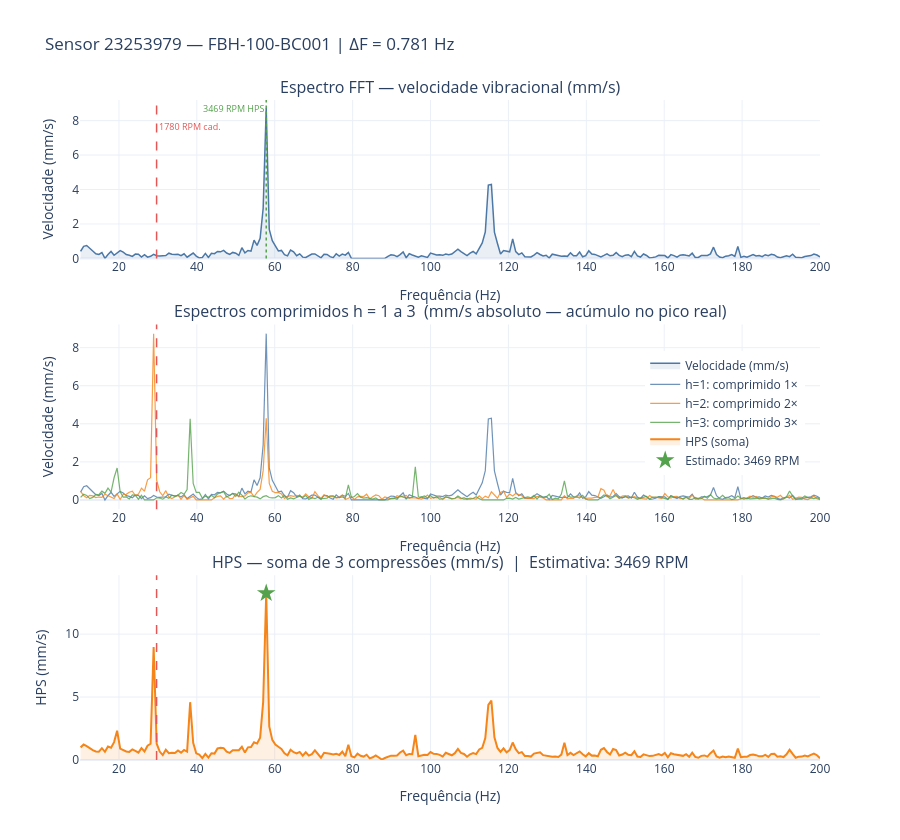

Notebook source saved alongside this figure:
### Code cell
# ── 8.2 Visualização — Exaustor (melhor resultado da bancada) ─────────────────
#
# O exaustor é o único sensor da bancada com energia suficiente para análise HPS.
# Exibimos seu espectro completo com as compressões e o HPS resultante.
#
SERIAL_BANCADA_EXAUSTOR = "23253979"

if SERIAL_BANCADA_EXAUSTOR in bancada_dados:
    dados_exaustor = bancada_dados[SERIAL_BANCADA_EXAUSTOR]
    docs_exaustor  = sorted(dados_exaustor.get("docs", []), key=lambda d: d["time"])

    # Seleciona o doc com maior pico acima de F_CUTOFF
    best_doc = None
    best_pico = -1
    for doc in docs_exaustor:
        freqs_d, esp_d = extrair_espectro(doc, canal=0)
        mask = freqs_d >= F_CUTOFF
        pico = esp_d[mask].max() if mask.any() else 0.0
        if pico > best_pico:
            best_pico = pico
            best_doc  = doc

    if best_doc:
        freqs_ex, esp_ex = extrair_espectro(best_doc, canal=0)
        ts_ex = datetime.fromtimestamp(best_doc["time"], tz=timezone.utc).strftime("%Y-%m-%d %H:%M UTC")

        res_ex = estimar_rpm_hps(freqs_ex, esp_ex, f_cutoff_hz=F_CUTOFF, normalizar=False)
        print(f"Exaustor — melhor medição: {ts_ex}")
        print(f"  RPM estimado: {res_ex['rpm_estimado']:.1f} RPM  ({res_ex['f_hz']:.3f} Hz)")
        print(f"  Pico acima de {F_CUTOFF} Hz: {best_pico:.4f} mm/s")
        print(f"  Confiança: {res_ex['confianca']:.2f} σ")
        print()
        print("Padrão harmônico esperado (ventilador com 4 pás):")
        f0_ex = res_ex["f_hz"]
        for h in [1, 2, 3, 4, 5, 6]:
            fh = f0_ex * h
            idx_h = int(np.argmin(np.abs(freqs_ex - fh)))
            print(f"  {h}× = {fh:.2f} Hz → {esp_ex[idx_h]:.4f} mm/s", end="")
            if h == 1: print("  ← fundamental (rotação)", end="")
            if h == 4: print("  ← blade-pass (4 pás)", end="")
            print()

        # Visualização
        _plot_sensor(
            tag=dados_exaustor.get("tag", SERIAL_BANCADA_EXAUSTOR),
            serial=SERIAL_BANCADA_EXAUSTOR,
            freqs=freqs_ex,
            espectro=esp_ex,
            resultado=res_ex,
            rpm_cadastrado=dados_exaustor.get("rpm_nominal"),
            delta_f=float(freqs_ex[1] - freqs_ex[0]) if len(freqs_ex) > 1 else 0.0,
            n_harmonics=3,
            rms_sel=None
        )
else:
    print(f"[INFO] Dados do exaustor ({SERIAL_BANCADA_EXAUSTOR}) não disponíveis.")

### Figure 1 — Plotly figure (JSON) as saved in the notebook; plotly's stock layout.template omitted (floating-point values rounded to 4 significant figures; data arrays with more than 128 entries replaced by an {"elided": "..."} marker saying what was removed)
{"data": [{"fill": "tozeroy", "fillcolor": "rgba(76,120,168,0.12)", "line": {"color": "#4C78A8", "width": 1.5}, "name": "Velocidade (mm/s)", "type": "scatter", "x": {"elided": "244 float values"}, "xaxis": "x", "y": {"elided": "244 float values"}, "yaxis": "y"}, {"line": {"color": "#4C78A8", "width": 1.2}, "name": "h=1: comprimido 1×", "opacity": 0.8, "type": "scatter", "x": {"elided": "244 float values"}, "xaxis": "x2", "y": {"elided": "244 float values"}, "yaxis": "y2"}, {"line": {"color": "#F58518", "width": 1.2}, "name": "h=2: comprimido 2×", "opacity": 0.8, "type": "scatter", "x": {"elided": "244 float values"}, "xaxis": "x2", "y": {"elided": "244 float values"}, "yaxis": "y2"}, {"line": {"color": "#54A24B", "width": 1.2}, "name": "h=3: comprimido 3×", "opacity": 0.8, "type": "scatter", "x": {"elided": "244 float values"}, "xaxis": "x2", "y": {"elided": "244 float values"}, "yaxis": "y2"}, {"fill": "tozeroy", "fillcolor": "rgba(245,133,24,0.12)", "line": {"color": "#F58518", "width": 2}, "name": "HPS (soma)", "type": "scatter", "x": {"elided": "244 float values"}, "xaxis": "x3", "y": {"elided": "244 float values"}, "yaxis": "y3"}, {"marker": {"color": "#54A24B", "size": 14, "symbol": "star"}, "mode": "markers", "name": "Estimado: 3469 RPM", "type": "scatter", "x": [57.81], "xaxis": "x3", "y": [13.25], "yaxis": "y3"}], "layout": {"annotations": [{"font": {"size": 16}, "showarrow": false, "text": "Espectro FFT — velocidade vibracional (mm/s)", "x": 0.5, "xanchor": "center", "xref": "paper", "y": 1, "yanchor": "bottom", "yref": "paper"}, {"font": {"size": 16}, "showarrow": false, "text": "Espectros comprimidos h = 1 a 3  (mm/s absoluto — acúmulo no pico real)", "x": 0.5, "xanchor": "center", "xref": "paper", "y": 0.66, "yanchor": "bottom", "yref": "paper"}, {"font": {"size": 16}, "showarrow": false, "text": "HPS — soma de 3 compressões (mm/s)  |  Estimativa: 3469 RPM", "x": 0.5, "xanchor": "center", "xref": "paper", "y": 0.28, "yanchor": "bottom", "yref": "paper"}, {"font": {"color": "#E45756", "size": 9}, "showarrow": false, "text": "1780 RPM cad.", "x": 29.67, "xanchor": "left", "xref": "x", "y": 1, "yanchor": "top", "yref": "y domain", "yshift": -18}, {"font": {"color": "#54A24B", "size": 9}, "showarrow": false, "text": "3469 RPM HPS", "x": 57.81, "xanchor": "right", "xref": "x", "y": 1, "yanchor": "top", "yref": "y domain"}], "height": 840, "legend": {"x": 0.98, "xanchor": "right", "y": 0.62, "yanchor": "top"}, "shapes": [{"line": {"color": "#E45756", "dash": "dash", "width": 1.5}, "type": "line", "x0": 29.67, "x1": 29.67, "xref": "x", "y0": 0, "y1": 1, "yref": "y domain"}, {"line": {"color": "#E45756", "dash": "dash", "width": 1.5}, "type": "line", "x0": 29.67, "x1": 29.67, "xref": "x2", "y0": 0, "y1": 1, "yref": "y2 domain"}, {"line": {"color": "#E45756", "dash": "dash", "width": 1.5}, "type": "line", "x0": 29.67, "x1": 29.67, "xref": "x3", "y0": 0, "y1": 1, "yref": "y3 domain"}, {"line": {"color": "#54A24B", "dash": "dot", "width": 1.5}, "type": "line", "x0": 57.81, "x1": 57.81, "xref": "x", "y0": 0, "y1": 1, "yref": "y domain"}], "title": {"text": "Sensor 23253979 — FBH-100-BC001 | ΔF = 0.781 Hz"}, "xaxis": {"anchor": "y", "domain": [0, 1], "range": [10, 200], "title": {"text": "Frequência (Hz)"}}, "xaxis2": {"anchor": "y2", "domain": [0, 1], "range": [10, 200], "title": {"text": "Frequência (Hz)"}}, "xaxis3": {"anchor": "y3", "domain": [0, 1], "range": [10, 200], "title": {"text": "Frequência (Hz)"}}, "yaxis": {"anchor": "x", "domain": [0.76, 1], "title": {"text": "Velocidade (mm/s)"}}, "yaxis2": {"anchor": "x2", "domain": [0.38, 0.66], "title": {"text": "Velocidade (mm/s)"}}, "yaxis3": {"anchor": "x3", "domain": [0, 0.28], "title": {"text": "HPS (mm/s)"}}}}
